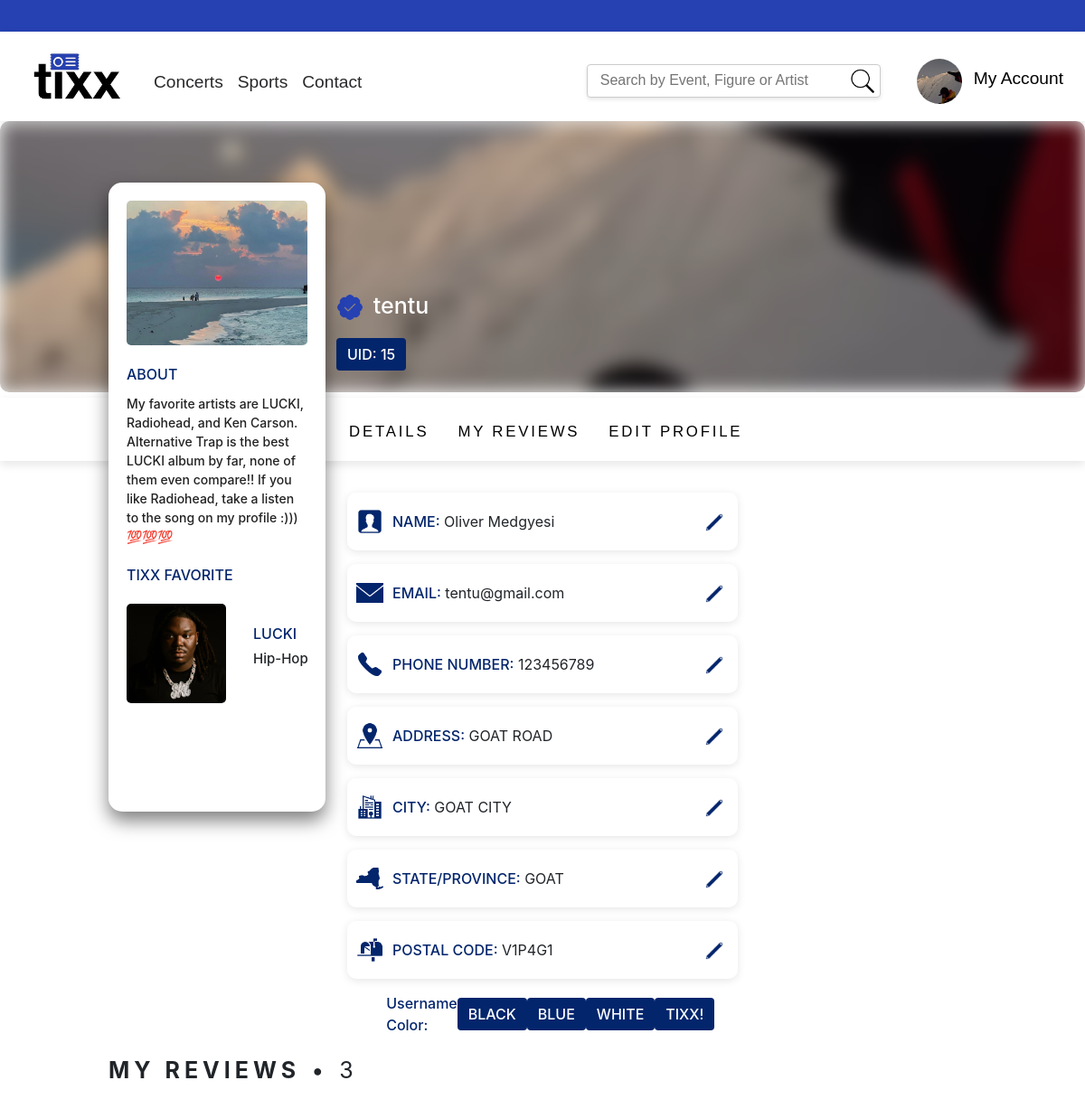
Before: /profile/ (signed in, upper part) with the older database file.
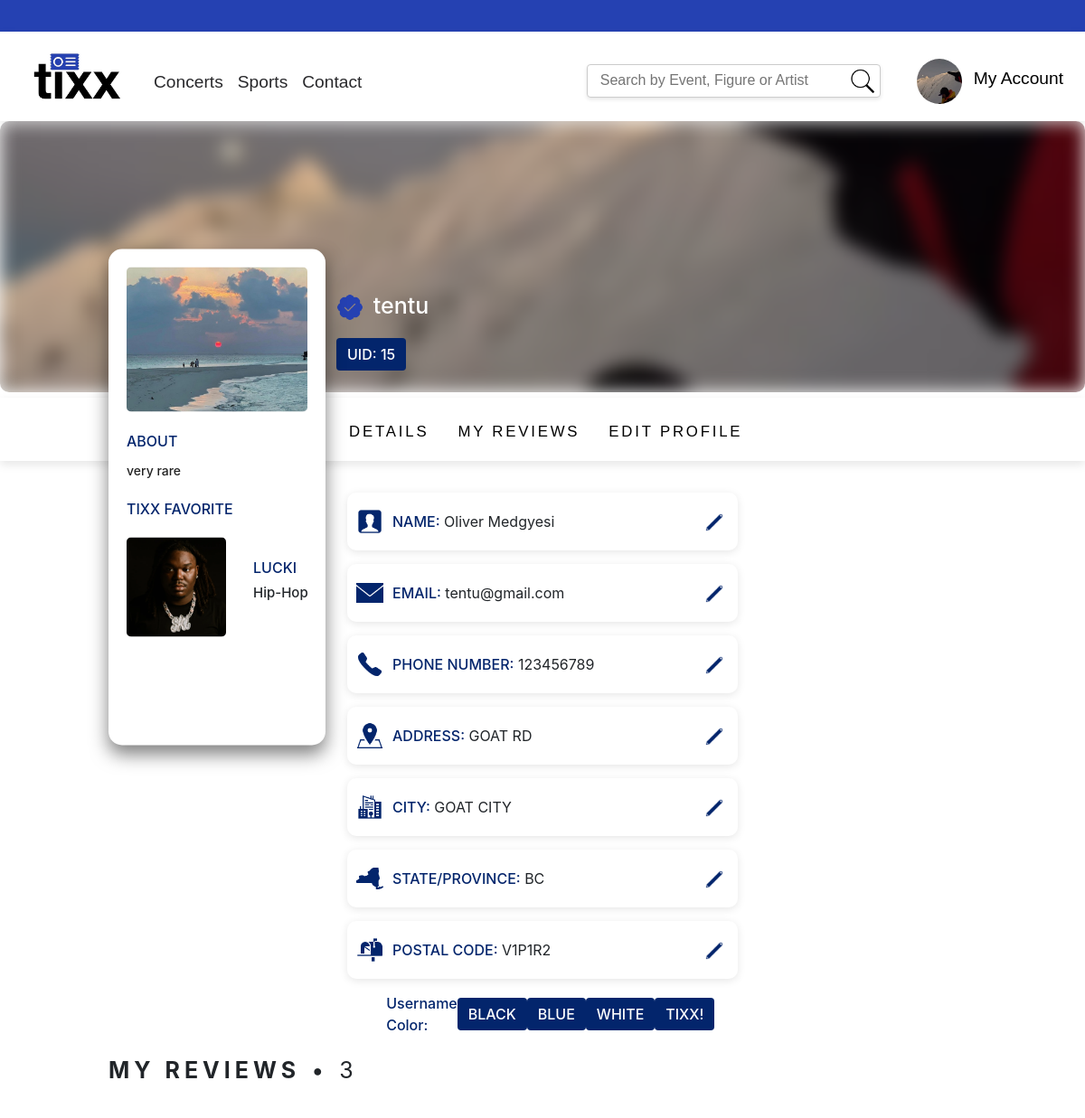
After: the same page with the newer database file.
### tixx/models.py (models this page shows, shortened)
class User(AbstractUser):
    userId = models.AutoField(primary_key=True)
    userDescription = models.CharField(max_length=200, blank=True)
    userPhoneNumber = models.CharField(max_length=10, blank=True)
    userAddress = models.CharField(max_length=100, blank=True)
    isOrganiser = models.BooleanField(default=False)
    organiserCredentials = models.CharField(max_length=100, blank=True)
    userProfilePicture = models.ImageField(upload_to='profile_pictures/', blank=True, null=True)
    userProfilePicture = models.ImageField(upload_to='profile_pictures/', blank=True, null=True, default='profile_pictures/default.png')
    miniImage = models.ImageField(upload_to='mini_images/', blank=True, null=True)
    firstName = models.CharField(max_length=30, blank=True)
    lastName = models.CharField(max_length=150, blank=True)
    favoriteFigure = models.ForeignKey(Figure, on_delete=models.SET_NULL, blank=True, null=True)
    favoriteSongSpotifyId = models.CharField(max_length=255, blank=True, null=True)
    city = models.CharField(max_length=100, blank=True)
    stateProvince = models.CharField(max_length=100, blank=True)
    postalcode = models.CharField(max_length=20, blank=True)
    REQUIRED_FIELDS = ['email', 'userPhoneNumber', 'userAddress']

class Figure(models.Model):
    figureName = models.CharField(max_length=100, unique=True)
    figureGenre = models.CharField(max_length=100)
    figurePicture = models.ImageField(upload_to='figure_images/', null=True, blank=True)
    carouselImage = models.ImageField(upload_to='carousel_images/', null=True, blank=True)
    figureAbout = models.CharField(max_length=2000, blank=True)

### tixx/views.py (the view)
# urls.py: path('profile/', views.view_profile, name='view_profile'),
@login_required
def view_profile(request):
    user = request.user
    reviews = Review.objects.filter(userReview=user)
    return render(request, 'view_profile.html', {'user': user, 'reviews': reviews})

### tixx/templatetags/figuretag.py (called while the page is built)
@register.filter(name='starRange')
def starRange(value):
    fullStar = int(value)
    halfStar = value - fullStar >= 0.5
    emptyStar = 5 - fullStar - halfStar
    stars = [1] * fullStar
    if halfStar:
        stars.append(0.5)
    stars += [0] * emptyStar
    return stars

### tixx/templates/view_profile.html (shortened to what the changed rows need)
{% extends "base.html" %}
{% block content %}
{% load static %}
{% load figuretag %}
<link rel="stylesheet" href="https://cdnjs.cloudflare.com/ajax/libs/font-awesome/5.15.4/css/all.min.css">
<link rel="stylesheet" href="{% static 'css/view_profile.css' %}">
<body>
    <div class="background-items">
        <div class="pfp" id="pfpContainer">
            {% if user.miniImage %}
                <img src="{{ user.miniImage.url }}" alt="{{ user.username }}">
            {% endif %}
            <p id="About">ABOUT</p>
            <p id="userDesc">{{ user.userDescription }}</p>
            {% if user.favoriteFigure %}
                <p id="tixxFavorite">TIXX FAVORITE</p>
                <div id="favoriteFigure">
                    <img id="figureImage" src="{{ user.favoriteFigure.figurePicture.url }}" alt="{{ user.favoriteFigure.figureName }}">
                    <div class="figureInfo">
                        <p id="figureName">{{ user.favoriteFigure.figureName }}</p>
                        <p id="figureGenre">{{ user.favoriteFigure.figureGenre }}</p>
                    </div>
                    {% endif %}
                        {% if user.favoriteSongSpotifyId %}
                            <div id="favoriteSong">
                                <iframe src="https://open.spotify.com/embed/track/{{ user.favoriteSongSpotifyId }}" width="100%" height="100" frameBorder="0" allowfullscreen="" allow="autoplay; clipboard-write; encrypted-media; fullscreen; picture-in-picture" loading="lazy" style="display: block;"></iframe>
                            </div>
                        {% else %}
                            <div class="no-favorite-song">
                                <p>No favorite song selected. <a href="{% url 'edit_profile' %}?section=favoriteSongSpotifyId&username={{ user.username }}">Add favorite song</a></p>
                            </div>
                        {% endif %}
                </div>
        </div>
        <div class="usernameStatus">
            <p id="username" style="color: {{ request.session.username_color|default:'#000' }}" onclick="toggleColorMenu()">
                {% if user.is_superuser %}
                    <img src="{% static 'icons/verified.png' %}" alt="Verified Icon" class="icon">
                {% endif %}
                {{ user.username }}
            </p>
            <button type="button" id="follow" class="btn btn-primary">UID: {{ user.userId }}</button>
        </div>
    </div>
    <div class="pfp-background">
        {% if user.backgroundImage %}
            <img src="{{ user.backgroundImage.url }}" alt="{{ user.username }}" class="background-image">
        {% else %}
            {% if user.userProfilePicture %}
                <img src="{{ user.userProfilePicture.url }}" alt="{{ user.username }}" class="background-image">
            {% else %}
                <p>No Image Available</p>
            {% endif %}
        {% endif %}
    </div>
    <div class="details">
        <div class="detail" data-type="name">
            <img src="{% static 'icons/name.png' %}" alt="Name Icon" class="icon">
            <p><span class="title">NAME:</span> {{ user.firstName }} {{ user.lastName }}</p>
            <a href="{% url 'edit_profile' %}?section=name&username={{ user.username }}&firstName={{ user.firstName }}&lastName={{ user.lastName }}">
                <button class="edit-btn">
                </button>
            </a>
        </div>
        <div class="detail" data-type="email">
            <img src="{% static 'icons/email.png' %}" alt="Email Icon" class="icon">
            <p><span class="title">EMAIL:</span> {{ user.email }}</p>
            <a href="{% url 'edit_profile' %}?section=email&username={{ user.username }}">
                <button class="edit-btn">
                </button>
            </a>
        </div>
        <div class="detail" data-type="phone">
            <img src="{% static 'icons/phone.png' %}" alt="Phone Icon" class="icon">
            <p><span class="title">PHONE NUMBER:</span> {{ user.userPhoneNumber }}</p>
            <a href="{% url 'edit_profile' %}?section=address&username={{ user.username }}">
                <button class="edit-btn">
                </button>
            </a>
        </div>
        <div class="detail" data-type="address">
            <img src="{% static 'icons/address.png' %}" alt="Address Icon" class="icon">
            <p><span class="title">ADDRESS:</span> {{ user.userAddress }}</p>
            <a href="{% url 'edit_profile' %}?section=address&username={{ user.username }}">
                <button class="edit-btn">
                </button>
            </a>
        </div>
        <div class="detail" data-type="city">
            <img src="{% static 'icons/city.png' %}" alt="City Icon" class="icon">
            <p><span class="title">CITY:</span> {{ user.city }}</p>
            <a href="{% url 'edit_profile' %}?section=city&username={{ user.username }}">
                <button class="edit-btn">
                </button>
            </a>
        </div>
        <div class="detail" data-type="stateProvince">
            <img src="{% static 'icons/state.png' %}" alt="State/Province Icon" class="icon">
            <p><span class="title">STATE/PROVINCE:</span> {{ user.stateProvince }}</p>
            <a href="{% url 'edit_profile' %}?section=stateProvince&username={{ user.username }}">
                <button class="edit-btn">
                </button>
            </a>
        </div>
        <div class="detail" data-type="postalcode">
            <img src="{% static 'icons/postal.png' %}" alt="Postal Code Icon" class="icon">
            <p><span class="title">POSTAL CODE:</span> {{ user.postalcode }}</p>
            <a href="{% url 'edit_profile' %}?section=postalcode&username={{ user.username }}">
                <button class="edit-btn">
                </button>
            </a>
        </div>
    </div>
</body>
</html>
{% endblock %}

### tixx/templates/base.html (shortened to what this page needs)
<!DOCTYPE html>
{% load static %}
{% load recentlytag %}
<html lang="en">
<head>
    <link rel="stylesheet" href="https://stackpath.bootstrapcdn.com/bootstrap/4.3.1/css/bootstrap.min.css">
    <link rel="stylesheet" href="{% static 'css/base.css' %}">
</head>
<body>
    <div class="horizontal-space"></div>
    <nav class="navbar navbar-expand-lg navbar-light">
        <a class="navbar-brand" href="{% url 'home' %}"><img src="{% static 'images/tixx.png' %}"></a>
        <div class="collapse navbar-collapse">
            <ul class="navbar-nav mr-auto">
                <li class="nav-item dropdown">
                    <a class="nav-link dropdown-toggle concerts" href="#" id="navbarDropdownConcerts" role="button" data-toggle="dropdown" aria-haspopup="true" aria-expanded="false">
                        Concerts
                    </a>
                </li>
                <li class="nav-item dropdown">
                    <a class="nav-link dropdown-toggle sports" href="#" id="navbarDropdownSports" role="button" data-toggle="dropdown" aria-haspopup="true" aria-expanded="false">
                        Sports
                    </a>
                </li>
                <li class="nav-item">
                    <a class="nav-link contact" href="#">Contact</a>
                </li>
            </ul>
            <ul class="navbar-nav ml-auto login-register">
                    <div class="navbar-custom-search">
                        <input type="text" class="search-input" placeholder="  Search by Event, Figure or Artist">
                        <img src="{% static 'icons/search.png' %}" alt="Search Icon" class="search-icon">
                    </div>
                    {% if request.user.is_authenticated %}
                        {% if request.user.userProfilePicture %}
                            <li class="nav-item">
                                <img src="{{ request.user.userProfilePicture.url }}" class="profile-picture">
                            </li>
                        {% endif %}
                        <li class="nav-item">
                            <a id="accountLink" class="nav-link" href="javascript:void(0)" onclick="openSidebar()">My Account</a>
                        </li>
                    {% else %}
                        <li class="nav-item">
                            <a class="nav-link" href="{% url 'login' %}">Login/Register</a>
                        </li>
                    {% endif %}
                </ul>
    </nav>
        {% block content %}
        {% endblock %}
</body>
</html>

Changed rows visible on the page:
changed User "tentu": userDescription "My favorite artists are LUCKI, Radiohead, and Ken Carson. Alternative Trap is the best LUCKI album by far, none of them even compare!! If you like Radiohead, take a listen to the song on my profile :))) 💯💯💯" → "very rare"; userAddress "GOAT ROAD" → "GOAT RD"; stateProvince "GOAT" → "BC"; postalcode "V1P4G1" → "V1P1R2"
